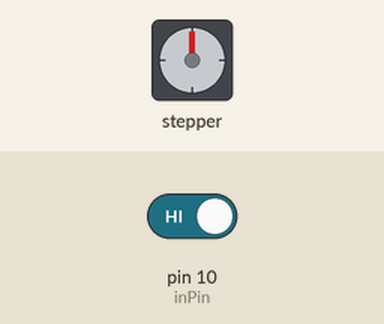
Bench run of a sketch on a simulated Arduino Uno, built with avr-gcc and run on an emulated ATmega328P. On the bench: stepper motor. Wiring (inferred from the names in the program): stepper motor driver (200 steps per turn assumed): step pin 8; direction pin 9; enable pin 2. The test bench sets the inputs (shaded band); at power-on: pin 10 (inPin) HIGH.

Above: at 1.2 s.
1.3 s: pin 10 (inPin) driven LOW
Timing chart, 0 to 12.4 s (numbered marks = the images above; inputs shaded):
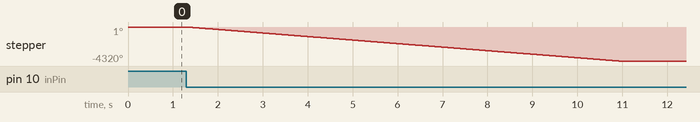

The sketch:

main.ino
```cpp
const int inPin = 10;
const int stepPin = 8;
const int dirPin = 9;
const int enablePin = 2;

int switchState;
int prevState;
// LOW is open, HIGH is closed.
// We want LOW to correspond to an open curtain, and HIGH to a closed curtain.

long time = 0;
long debounceMilli = 200;  // milliseconds
int delayMicro = 2000;     // microseconds

/*
 * The number of steps to run will depend on the diameter of your cog,
 * the type of timing belt you use, and the width of your curtain.
 * My rough calculations were:
 *
 *
 * 2mm between timing belt teeth (GT2)
 * 36 teeth on motor cog
 * --> 72mm per full rotation
 *
 * 850mm of travel to open or close curtain
 * --> 12 full rotations
 *
 * 200 steps per rotation for my NEMA 17 motor.
 *
 * 12 * 200 = 2400 steps
 */
int numSteps = 2400;

void setup() {
  pinMode(inPin, INPUT);
  pinMode(stepPin, OUTPUT);
  pinMode(dirPin, OUTPUT);
  pinMode(enablePin, OUTPUT);

  prevState = digitalRead(inPin);

  // motor is inactive to start
  sleepStepper();
}

void loop() {
  // Did the switch state just change?
  switchState = digitalRead(inPin);

  // debounce ensures that we don't get any quick on/off toggling when moving the switch
  if (switchState != prevState && millis() - time > debounceMilli) {
    // move
    driveStepper();

    // update time and state
    time = millis();
    prevState = switchState;
  }
}

void wakeStepper() {
  digitalWrite(enablePin, LOW);
}

void sleepStepper() {
  digitalWrite(enablePin, HIGH);
}

void driveStepper() {
  // which direction do we step in? Just follow the switch.
  digitalWrite(dirPin, switchState);

  wakeStepper();

  // step
  for(int x=0; x<numSteps; x++) {
    digitalWrite(stepPin, HIGH);
    delayMicroseconds(delayMicro);
    digitalWrite(stepPin, LOW);
    delayMicroseconds(delayMicro);
  }

  delay(3000);  // 3 second delay to allow curtain to settle before releasing motor.
  sleepStepper();
}
```

Measured:
- after the input at 1.3 s, stepper: turns 4320° counter-clockwise in 9.6 s, starting at once
